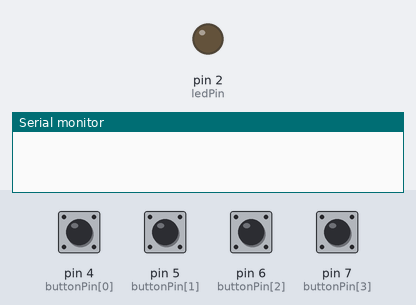
Recording of a sketch running on a simulated Arduino Uno, built with avr-gcc and run on an emulated ATmega328P. On the bench: output pins drawn as LEDs (lit = HIGH), the last lines printed to the serial monitor. The inputs (shaded band) are chosen by the test bench; at power-on: pin 4 (buttonPin[0]), pin 5 (buttonPin[1]), pin 6 (buttonPin[2]), pin 7 (buttonPin[3]) HIGH.

Above: at 1.2 s.
1.3 s: pin 4 (buttonPin[0]) pulled LOW for 0.15 s
At 1.7 s:
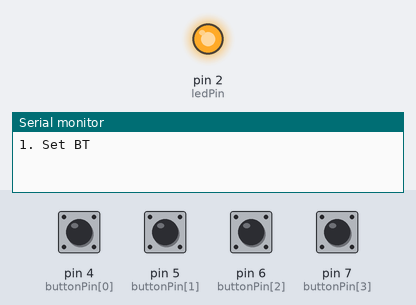
2.9 s: pin 5 (buttonPin[1]) pulled LOW for 0.15 s
At 4.0 s:
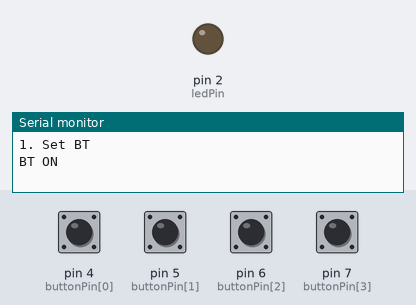
4.5 s: pin 7 (buttonPin[3]) pulled LOW for 0.15 s
At 5.3 s:
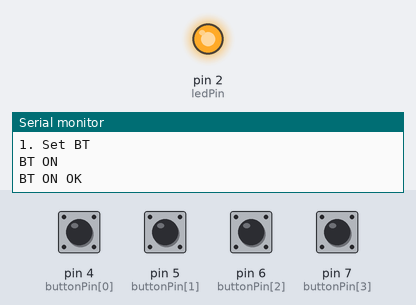
6.1 s: pin 4 (buttonPin[0]) pulled LOW for 1 s
At 6.5 s:
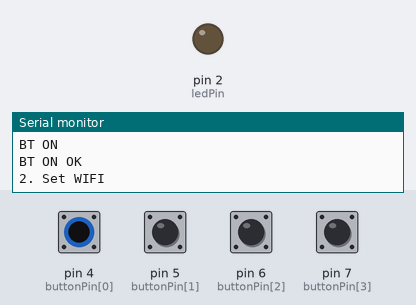
8.6 s: pin 6 (buttonPin[2]) pulled LOW for 0.15 s
At 9.6 s:
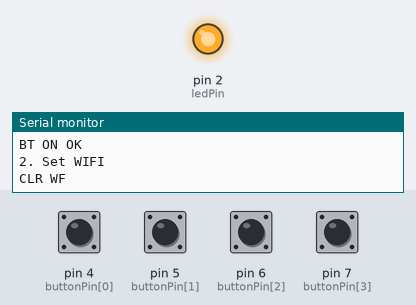
10.2 s: pin 5 (buttonPin[1]) pulled LOW for 1 s
At 10.9 s:
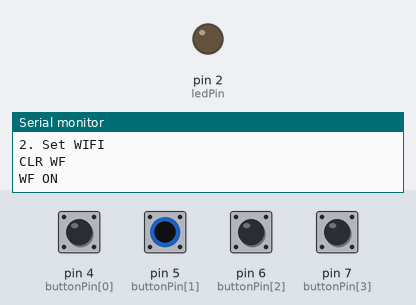
Timing chart, 0 to 13.2 s (numbered marks = the images above; inputs shaded):
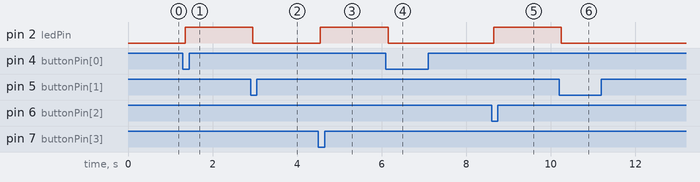

The sketch:

butMenu.ino
```cpp
/* Menu
 * Button 1
 *  1. Bluetooth -> active/deactive
 *  2. Wifi-> Button 2: active/deactive/clear ssid
 *  3. Valve Threshold ->
 * Button 2: Prev
 * Button 3: Next
 * Button 4: OK
 */


// constants won't change. They're used here to set pin numbers:
const int buttonPin[4] = {4,5,6,7};    // the number of the pushbutton pin
const int ledPin = 2;      // the number of the LED pin

// Variables will change:
int ledState = LOW;         // the current state of the output pin
int buttonState[4]={HIGH,HIGH,HIGH,HIGH};             // the current reading from the input pin
int lastButtonState[4] = {HIGH,HIGH,HIGH,HIGH};   // the previous reading from the input pin

// the following variables are unsigned longs because the time, measured in
// milliseconds, will quickly become a bigger number than can be stored in an int.
unsigned long lastDebounceTime[4];  // the last time the output pin was toggled
unsigned long debounceDelay = 50;    // the debounce time; increase if the output flickers
int count[4]={0,1,1,1};
String menu, menuStr;
int wthres;


void setup() {
  Serial.begin(115200);
  for(int x;x<4;x++)pinMode(buttonPin[x], INPUT_PULLUP);

  pinMode(ledPin, OUTPUT);

  // set initial LED state
  digitalWrite(ledPin, ledState);
}

void loop() {
for(int x=0;x<4;x++)menuStr=debounce(x);

}

String debounce(int x){
  int reading = digitalRead(buttonPin[x]);
  if (reading != lastButtonState[x]) {
    lastDebounceTime[x] = millis();
  }
  if ((millis() - lastDebounceTime[x]) > debounceDelay) {
      if (reading != buttonState[x]) {
      buttonState[x] = reading;
      if (buttonState[x] == LOW) {
        ledState = !ledState;
         if (x==0){count[x]++;count[1]=0;count[2]=0;count[3]=0;}
         if (x==1)count[x]++;
         if (x==2)count[1]--;
         but_max();
         menu=String(count[0])+String(count[1]);
         /*
         Serial.print(menu);
         Serial.print(" - ");
         Serial.print(count[0]);
         Serial.print(" - ");
         Serial.println(count[1]);
         */
         //OK
         if(x==0)main_menu(count[0]);
         if(x==1 || x == 2)sub_menu(menu.toInt());
         if(x==3)menu_ok(menu.toInt());
        }
    }
  }

  digitalWrite(ledPin, ledState);
  lastButtonState[x] = reading;
  return menu;
}

void but_max(){
   if (count[0]>3)count[0]=1;
   if (count[0]==1 && count[1]>2 ) count[1]=1; //BT Menu ON/OFF
   if (count[0]==1 && count[1]<0 ) count[1]=2; //BT Menu ON/OFF

   if (count[0]==2 && count[1]>3) count[1]=1; // WF Menu ON/OF/Clr
   if (count[0]==2 && count[1]<0) count[1]=3; // WF Menu ON/OF/Clr

   if (count[0]==3 && wthres>100) wthres=0; // Threshold menu
   if (count[0]==3 && wthres<0) wthres=100;
}

void menu_ok(int var){
  switch (var){
    case 11:
      Serial.println("BT ON OK");
      break;
    case 12:
      Serial.println("BT OFF OK");
      break;
    case 21:
      Serial.println("WF ON OK");
      break;
    case 22:
      Serial.println("WF OFF OK");
      break;
    case 23:
      Serial.println("CLR WF OK");
      break;
    case 30:
      Serial.print("Threshold OK ");
      Serial.print(wthres);
      break;
  }
}

void main_menu(int var){
  switch (var){
    case 1:
      Serial.println("1. Set BT");
      break;
    case 2:
      Serial.println("2. Set WIFI");
      break;
    case 3:
      Serial.println("3. Set Threshold");
      set_threshold();
      break;
  }
}

void sub_menu(int var){
  switch (var){
    case 11:
      Serial.println("BT ON");
      break;
    case 12:
      Serial.println("BT OFF");
      break;
    case 21:
      Serial.println("WF ON");
      break;
    case 22:
      Serial.println("WF OFF");
      break;
    case 23:
      Serial.println("CLR WF");
      break;
  }
}

int set_threshold(){
  while(count[0]==3){
  int reading1 = digitalRead(buttonPin[1]);
  int reading2 = digitalRead(buttonPin[2]);
  if (reading1==0)wthres++;
  if (reading2==0)wthres--;
  but_max();
  delay(100);
   Serial.print(menu);
   Serial.print(" - ");
   Serial.print(count[0]);
   Serial.print(" - ");
   Serial.print(count[1]);
   Serial.print(" - ");
   Serial.println(wthres);
  debounce(0);
  debounce(3);
  }
}
```

Measured:
- after the input at 1.3 s, pin 2 (ledPin): LOW → HIGH after 0.05 s
- after the input at 2.9 s, pin 2 (ledPin): HIGH → LOW after 0.05 s
- after the input at 4.5 s, pin 2 (ledPin): LOW → HIGH after 0.05 s
- after the input at 6.1 s, pin 2 (ledPin): HIGH → LOW after 0.05 s
- after the input at 8.6 s, pin 2 (ledPin): LOW → HIGH after 0.05 s
- after the input at 10.2 s, pin 2 (ledPin): HIGH → LOW after 0.05 s
